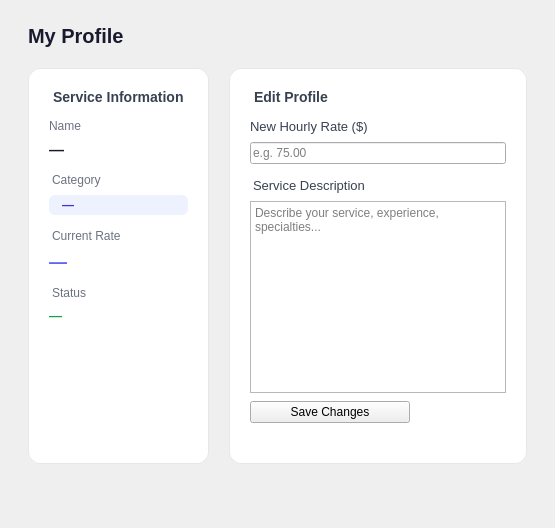
        <widget class="QWidget" name="ProfilePage">
         <layout class="QVBoxLayout" name="profilePageLayout">
          <property name="leftMargin">
           <number>28</number>
          </property>
          <property name="topMargin">
           <number>24</number>
          </property>
          <property name="rightMargin">
           <number>28</number>
          </property>
          <property name="bottomMargin">
           <number>24</number>
          </property>
          <property name="spacing">
           <number>20</number>
          </property>
          <item>
           <widget class="QLabel" name="profilePageTitle">
            <property name="text">
             <string>My Profile</string>
            </property>
            <property name="styleSheet">
             <string notr="true">font-size:20px;font-weight:bold;color:#1a1a2e;</string>
            </property>
           </widget>
          </item>
          <item>
           <layout class="QHBoxLayout" name="profileRowLayout">
            <property name="spacing">
             <number>20</number>
            </property>
            <item>
             <widget class="QFrame" name="infoCard">
              <property name="styleSheet">
               <string notr="true">QFrame#infoCard{background-color:#ffffff;border-radius:12px;border:1px solid #e5e7eb;}</string>
              </property>
              <layout class="QVBoxLayout" name="infoCardLayout">
               <property name="leftMargin">
                <number>20</number>
               </property>
               <property name="topMargin">
                <number>20</number>
               </property>
               <property name="rightMargin">
                <number>20</number>
               </property>
               <property name="bottomMargin">
                <number>20</number>
               </property>
               <property name="spacing">
                <number>8</number>
               </property>
               <item>
                <widget class="QLabel" name="infoCardTitle">
                 <property name="text">
                  <string>Service Information</string>
                 </property>
                 <property name="styleSheet">
                  <string notr="true">font-size:14px;font-weight:bold;color:#374151;margin-bottom:6px;</string>
                 </property>
                </widget>
               </item>
               <item>
                <widget class="QLabel" name="infoNameKey">
                 <property name="text">
                  <string>Name</string>
                 </property>
                 <property name="styleSheet">
                  <string notr="true">color:#6b7280;font-size:12px;</string>
                 </property>
                </widget>
               </item>
               <item>
                <widget class="QLabel" name="profileNameLabel">
                 <property name="text">
                  <string>—</string>
                 </property>
                 <property name="styleSheet">
                  <string notr="true">font-weight:bold;font-size:15px;color:#1a1a2e;</string>
                 </property>
                </widget>
               </item>
               <item>
                <widget class="QLabel" name="infoCatKey">
                 <property name="text">
                  <string>Category</string>
                 </property>
                 <property name="styleSheet">
                  <string notr="true">color:#6b7280;font-size:12px;margin-top:6px;</string>
                 </property>
                </widget>
               </item>
               <item>
                <widget class="QLabel" name="profileCategoryLabel">
                 <property name="text">
                  <string>—</string>
                 </property>
                 <property name="styleSheet">
                  <string notr="true">background:#eef2ff;color:#4338ca;border-radius:6px;padding:3px 10px;font-size:12px;font-weight:bold;</string>
                 </property>
                </widget>
               </item>
               <item>
                <widget class="QLabel" name="infoPriceKey">
                 <property name="text">
                  <string>Current Rate</string>
                 </property>
                 <property name="styleSheet">
                  <string notr="true">color:#6b7280;font-size:12px;margin-top:6px;</string>
                 </property>
                </widget>
               </item>
               <item>
                <widget class="QLabel" name="profilePriceDisplay">
                 <property name="text">
                  <string>—</string>
                 </property>
                 <property name="styleSheet">
                  <string notr="true">font-size:18px;font-weight:bold;color:#6366f1;</string>
                 </property>
                </widget>
               </item>
               <item>
                <widget class="QLabel" name="infoStatusKey">
                 <property name="text">
                  <string>Status</string>
                 </property>
                 <property name="styleSheet">
                  <string notr="true">color:#6b7280;font-size:12px;margin-top:6px;</string>
                 </property>
                </widget>
               </item>
               <item>
                <widget class="QLabel" name="profileStatusBadge2">
                 <property name="text">
                  <string>—</string>
                 </property>
                 <property name="styleSheet">
                  <string notr="true">font-weight:bold;font-size:13px;color:#16a34a;</string>
                 </property>
                </widget>
               </item>
               <item>
                <spacer name="infoCardSpacer">
                 <property name="orientation">
                  <enum>Qt::Vertical</enum>
                 </property>
                 <property name="sizeHint" stdset="0">
                  <size>
                   <width>20</width>
                   <height>20</height>
                  </size>
                 </property>
                </spacer>
               </item>
              </layout>
             </widget>
            </item>
            <item>
             <widget class="QFrame" name="editCard">
              <property name="styleSheet">
               <string notr="true">QFrame#editCard{background-color:#ffffff;border-radius:12px;border:1px solid #e5e7eb;}</string>
              </property>
              <layout class="QVBoxLayout" name="editCardLayout">
               <property name="leftMargin">
                <number>20</number>
               </property>
               <property name="topMargin">
                <number>20</number>
               </property>
               <property name="rightMargin">
                <number>20</number>
               </property>
               <property name="bottomMargin">
                <number>20</number>
               </property>
               <property name="spacing">
                <number>8</number>
               </property>
               <item>
                <widget class="QLabel" name="editCardTitle">
                 <property name="text">
                  <string>Edit Profile</string>
                 </property>
                 <property name="styleSheet">
                  <string notr="true">font-size:14px;font-weight:bold;color:#374151;margin-bottom:6px;</string>
                 </property>
                </widget>
               </item>
               <item>
                <widget class="QLabel" name="priceInputLabel">
                 <property name="text">
                  <string>New Hourly Rate ($)</string>
                 </property>
                 <property name="styleSheet">
                  <string notr="true">color:#374151;font-size:13px;</string>
                 </property>
                </widget>
               </item>
               <item>
                <widget class="QLineEdit" name="priceInput">
                 <property name="placeholderText">
                  <string>e.g. 75.00</string>
                 </property>
                </widget>
               </item>
               <item>
                <widget class="QLabel" name="descInputLabel">
                 <property name="text">
                  <string>Service Description</string>
                 </property>
                 <property name="styleSheet">
                  <string notr="true">color:#374151;font-size:13px;margin-top:6px;</string>
                 </property>
                </widget>
               </item>
               <item>
                <widget class="QTextEdit" name="descriptionInput">
                 <property name="placeholderText">
                  <string>Describe your service, experience, specialties...</string>
                 </property>
                 <property name="minimumSize">
                  <size>
                   <width>0</width>
                   <height>100</height>
                  </size>
                 </property>
                </widget>
               </item>
               <item>
                <widget class="QPushButton" name="saveProfileBtn">
                 <property name="text">
                  <string>Save Changes</string>
                 </property>
                 <property name="maximumSize">
                  <size>
                   <width>160</width>
                   <height>16777215</height>
                  </size>
                 </property>
                </widget>
               </item>
               <item>
                <spacer name="editCardSpacer">
                 <property name="orientation">
                  <enum>Qt::Vertical</enum>
                 </property>
                 <property name="sizeHint" stdset="0">
                  <size>
                   <width>20</width>
                   <height>20</height>
                  </size>
                 </property>
                </spacer>
               </item>
              </layout>
             </widget>
            </item>
           </layout>
          </item>
          <item>
           <spacer name="profilePageSpacer">
            <property name="orientation">
             <enum>Qt::Vertical</enum>
            </property>
            <property name="sizeHint" stdset="0">
             <size>
              <width>20</width>
              <height>40</height>
             </size>
            </property>
           </spacer>
          </item>
         </layout>
        </widget>
